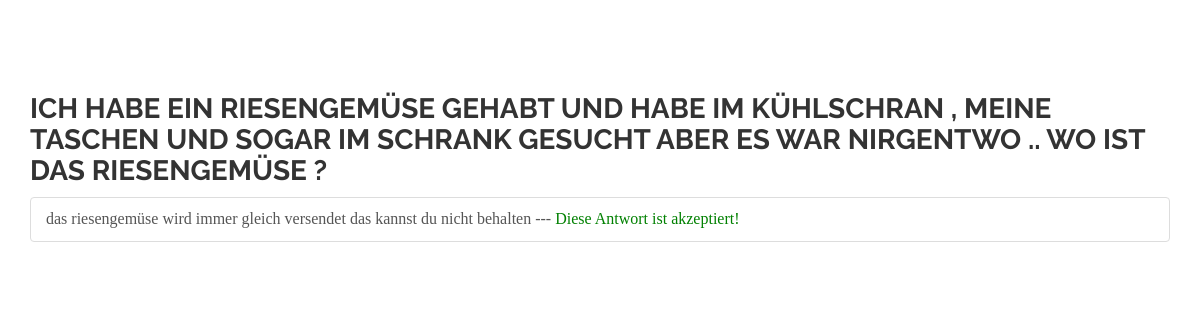
The page /frage/6 on the database its author committed.
### frageAntwo/models.py (models this page shows, shortened)
class Frage(models.Model):
    text = models.TextField(max_length=1000)

class Antwort(models.Model):
    text = models.TextField(max_length=1000)
    isAkzeptiert = models.BooleanField(default=False)
    frage = models.ForeignKey(Frage)
    def __str__(self):
        return self.text[:1000]

### frageAntwo/views.py (the view)
# urls.py: url( r'^(?P<pk>\d+)$','home', name='frageAntwo_home'),
def home(request, pk):
    frag = Frage.objects.get(pk= pk)
    antworten = Antwort.objects.filter(frage = frag)
    context = {'antworten': antworten,'frage' : frag}
    return render(request, "frageAntwo/home.html", context)

### frageAntwo/templates/frageAntwo/home.html (shortened to what this page needs)
{% extends "base.html" %}
{% block content %}
 <h3 class="panel-header">{{ frage.text}} </h3>
<div class="list-group" >
    {% for antwort in antworten %}
        <a class="list-group-item" href="#">
            {{ antwort }}  ---
			{% if antwort.isAkzeptiert == True %}
                <font color="green">Diese Antwort ist akzeptiert!</font>
			{% elif antwort.isAkzeptiert  == False %}
			    <font color="red">Antwort nicht akzeptiert !</font>
            {% else %}
                <font color="red">Antwort nicht akzeptiert !</font>
            {% endif %}
            </a>
    {% empty %}
        <span class="list-group-item">No Answers available.</span>
    {% endfor %}
</div>
{% endblock content %}

### rows shown on the page
Frage: text "ICH HABE EIN RIESENGEMÜSE GEHABT UND HABE IM KÜHLSCHRAN , MEINE TASCHEN UND SOGAR IM SCHRANK GESUCHT ABER ES WAR NIRGENTWO .. WO IST DAS RIESENGEMÜSE ?"
Antwort: text "das riesengemüse wird immer gleich versendet das kannst du nicht behalten", isAkzeptiert "Diese Antwort ist akzeptiert!"
